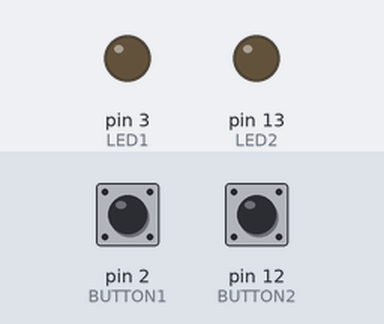
A sketch run on a simulated Arduino Uno, built with avr-gcc and run on an emulated ATmega328P. Parts: output pins drawn as LEDs (lit = HIGH). Inputs (shaded band) come from the test bench; at power-on: pin 2 (BUTTON1) LOW, pin 12 (BUTTON2) LOW.

Above: at 1.2 s.
1.3 s: pin 2 (BUTTON1) pulled HIGH for 0.15 s
At 1.37 s:
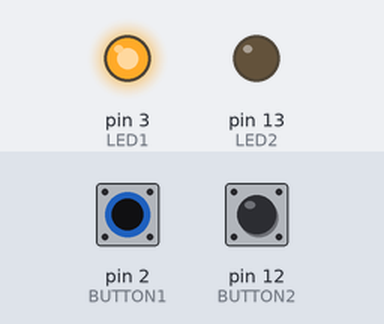
2.9 s: pin 12 (BUTTON2) pulled HIGH for 0.15 s
At 2.97 s:
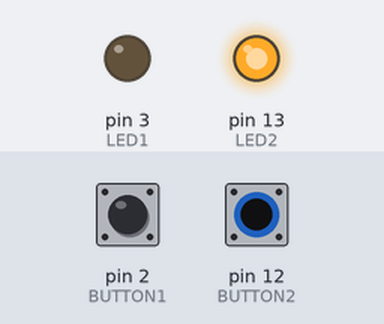
4.5 s: pin 12 (BUTTON2) pulled HIGH for 3.2 s
At 8.2 s:
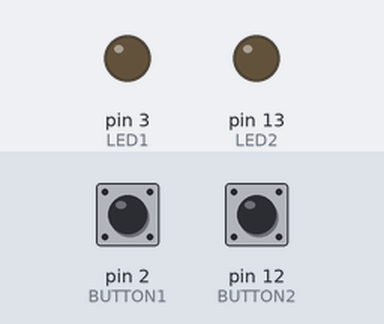
9.2 s: pin 2 (BUTTON1) pulled HIGH for 3.2 s
At 10.5 s:
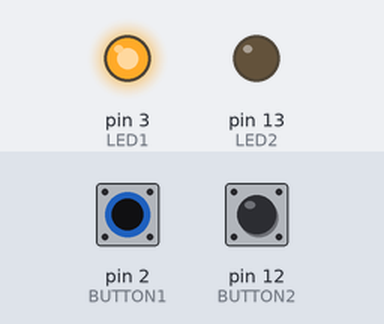
13.9 s: pin 2 (BUTTON1) driven HIGH and pin 12 (BUTTON2) driven HIGH
At 15.3 s:
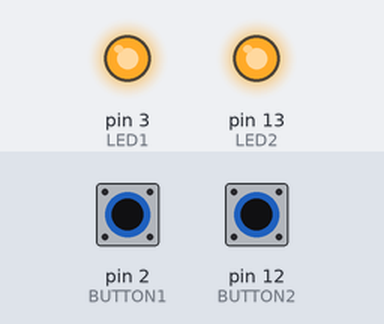
Timing chart, 0 to 16.4 s (numbered marks = the images above; inputs shaded):
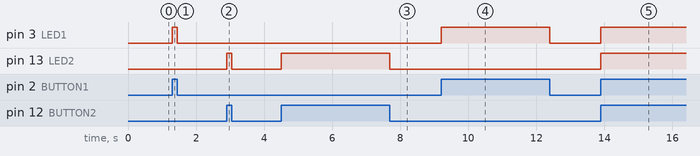

The sketch:

Independent_PBC_of_2_LED.ino
```cpp
const int LED1 = 3;
const int LED2 = 13;
const int BUTTON1 = 2;
const int BUTTON2 = 12;
int  value1 = 0;
int  value2 = 0;

void setup()
{
  pinMode(LED1, OUTPUT);
  pinMode(BUTTON1, INPUT);
  pinMode(LED2, OUTPUT);
  pinMode(BUTTON2, INPUT);

}

void loop()
{
  value1 = digitalRead(BUTTON1);
  value2 = digitalRead(BUTTON2);

  if(value1 == HIGH)
    {
      digitalWrite(LED1, HIGH);
    }
  else
    {
      digitalWrite(LED1, LOW);
    }


  if(value2 == HIGH)
    {
       digitalWrite(LED2, HIGH);
    }
  else
    {
       digitalWrite(LED2, LOW);
    }
}
```

Measured:
- after the input at 1.3 s, pin 3 (LED1): LOW → HIGH at once, → LOW 0.15 s later
- after the input at 2.9 s, pin 13 (LED2): LOW → HIGH at once, → LOW 0.15 s later
- after the input at 4.5 s, pin 13 (LED2): LOW → HIGH at once, → LOW 3.2 s later
- after the input at 9.2 s, pin 3 (LED1): LOW → HIGH at once, → LOW 3.2 s later
- after the input at 13.9 s, pin 3 (LED1), pin 13 (LED2): LOW → HIGH at once
